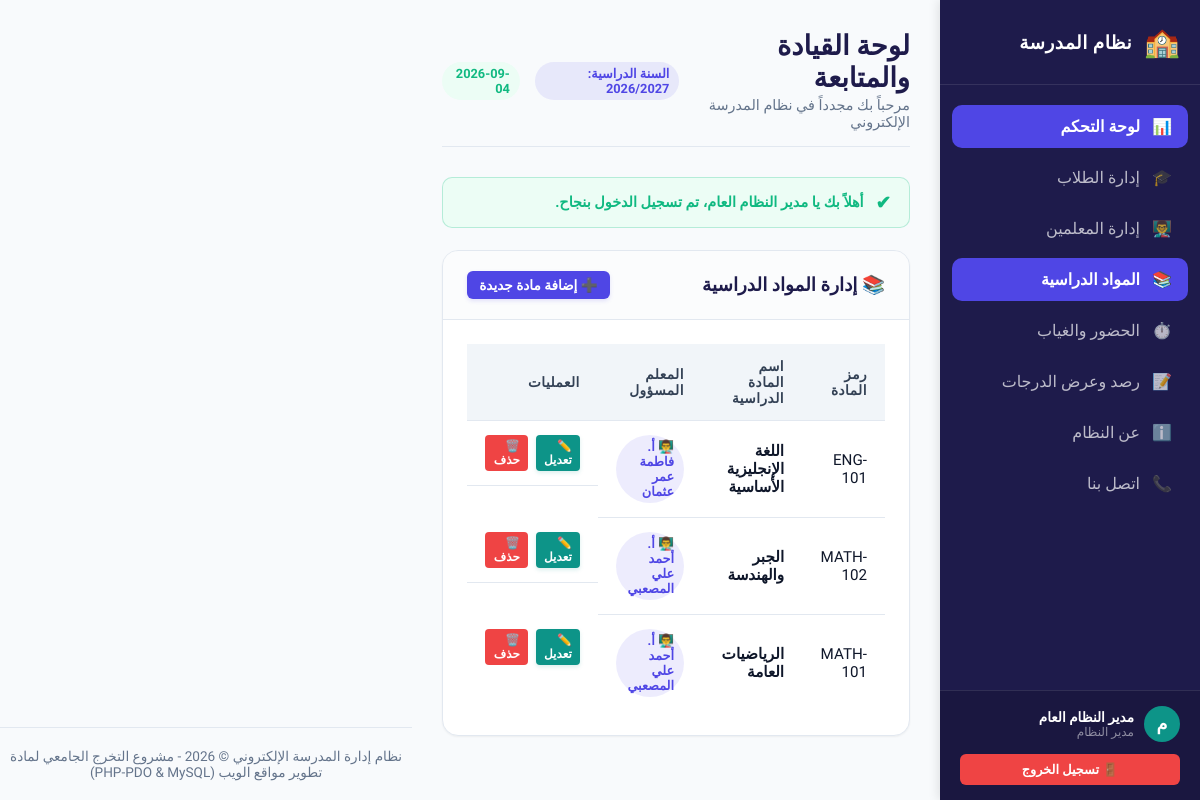
Screenshot of /subjects/index.php (signed in) with the database file from the repository.
### tables this page shows
CREATE TABLE `subjects` (
    `id` INT AUTO_INCREMENT PRIMARY KEY,
    `subject_name` VARCHAR(100) NOT NULL UNIQUE,
    `subject_code` VARCHAR(20) NOT NULL UNIQUE,
    `teacher_id` INT DEFAULT NULL,
    FOREIGN KEY (`teacher_id`) REFERENCES `teachers` (`id`) ON DELETE SET NULL
);

CREATE TABLE `users` (
    `id` INT AUTO_INCREMENT PRIMARY KEY,
    `username` VARCHAR(50) NOT NULL UNIQUE,
    `password` VARCHAR(255) NOT NULL,
    `full_name` VARCHAR(100) NOT NULL,
    `email` VARCHAR(100) NOT NULL UNIQUE,
    `role` ENUM('admin', 'teacher', 'student') NOT NULL,
    `created_at` TIMESTAMP DEFAULT CURRENT_TIMESTAMP
);

### subjects/index.php (the view, shortened to what this page needs)
<?php
require_once __DIR__ . '/../includes/header.php';
try {
    $sql = "SELECT s.id, s.subject_name, s.subject_code, u.full_name AS teacher_name
            FROM subjects s
            LEFT JOIN teachers t ON s.teacher_id = t.id
            LEFT JOIN users u ON t.user_id = u.id
            ORDER BY s.id DESC";
    $stmt = $pdo->prepare($sql);
    $stmt->execute();
    $subjects = $stmt->fetchAll();
} catch (PDOException $e) {
    error_log("Error fetching subjects: " . $e->getMessage());
    $_SESSION['error'] = "حدث خطأ أثناء جلب قائمة المواد الدراسية.";
    $subjects = [];
}
?>
<div class="panel-card slide-up">
    <div class="panel-header">
        <span class="panel-title">📚 إدارة المواد الدراسية</span>
        <a href="add.php" class="btn btn-primary btn-sm">➕ إضافة مادة جديدة</a>
    </div>
    <div class="panel-body">
        <?php if (empty($subjects)): ?>
            <div style="text-align: center; padding: 40px; color: var(--text-muted);">
                <p style="font-size: 1.1rem; margin-bottom: 10px;">لا يوجد مواد دراسية مسجلة حالياً.</p>
                <a href="add.php" class="btn btn-primary btn-sm">قم بإضافة المادة الأولى الآن</a>
            </div>
        <?php else: ?>
            <div class="table-responsive">
                <table class="table-custom">
                    <thead>
                        <tr>
                            <th>رمز المادة</th>
                            <th>اسم المادة الدراسية</th>
                            <th>المعلم المسؤول</th>
                            <th>العمليات</th>
                        </tr>
                    </thead>
                    <tbody>
                        <?php foreach ($subjects as $subject): ?>
                        <tr>
                            <td><code><?php echo htmlspecialchars($subject['subject_code']); ?></code></td>
                            <td><strong><?php echo htmlspecialchars($subject['subject_name']); ?></strong></td>
                            <td>
                                <?php if ($subject['teacher_name']): ?>
                                    <span class="badge badge-primary">👨‍🏫 <?php echo htmlspecialchars($subject['teacher_name']); ?></span>
                                <?php else: ?>
                                    <span class="badge badge-warning">لم يُسند لمعلم بعد</span>
                                <?php endif; ?>
                            </td>
                            <td class="table-actions">
                                <a href="edit.php?id=<?php echo $subject['id']; ?>" class="btn btn-secondary btn-xs">✏️ تعديل</a>
                                <a href="delete.php?id=<?php echo $subject['id']; ?>"
                                   class="btn btn-danger btn-xs"
                                   onclick="return confirm('هل أنت متأكد من حذف هذه المادة؟ سيؤدي ذلك لحذف درجاتها للطلاب بالكامل.');">
                                    🗑️ حذف
                                </a>
                            </td>
                        </tr>
                        <?php endforeach; ?>
                    </tbody>
                </table>
            </div>
        <?php endif; ?>
    </div>
</div>
<?php
require_once __DIR__ . '/../includes/footer.php';
?>

### css/style.css (style rules this page uses)
:root { --primary-color: #4f46e5; --primary-hover: #4338ca; --secondary-color: #0d9488; --secondary-hover: #0f766e; --bg-color: #f8fafc; --card-bg: #ffffff; --text-main: #0f172a; --text-muted: #64748b; --border-color: #e2e8f0; --success-color: #10b981; --success-bg: #ecfdf5; --error-color: #ef4444; --error-bg: #fef2f2; --warning-color: #f59e0b; --warning-bg: #fffbeb; --shadow-sm: 0 1px 2px 0 rgba(0, 0, 0, 0.05); --shadow-md: 0 4px 6px -1px rgba(0, 0, 0, 0.1), 0 2px 4px -2px rgba(0, 0, 0, 0.1); --shadow-lg: 0 10px 15px -3px rgba(0, 0, 0, 0.1), 0 4px 6px -4px rgba(0, 0, 0, 0.1); --radius-sm: 6px; --radius-md: 10px; --radius-lg: 16px; --sidebar-width: 260px; }
* { margin: 0; padding: 0; box-sizing: border-box; font-family: 'Tajawal', sans-serif; }
body { background-color: var(--bg-color); color: var(--text-main); direction: rtl; min-height: 100vh; display: flex; }
.slide-up { animation: slideUp 0.4s ease-out forwards; }
.btn { display: inline-flex; align-items: center; justify-content: center; padding: 11px 22px; font-size: 0.95rem; font-weight: 700; border-radius: var(--radius-md); border: none; cursor: pointer; transition: all 0.25s ease; gap: 8px; text-decoration: none; }
.btn-primary { background-color: var(--primary-color); color: #fff; box-shadow: 0 2px 4px rgba(79, 70, 229, 0.15); }
.btn-secondary { background-color: var(--secondary-color); color: #fff; box-shadow: 0 2px 4px rgba(13, 148, 136, 0.15); }
.btn-danger { background-color: var(--error-color); color: #fff; }
.btn-sm { padding: 6px 12px; font-size: 0.85rem; border-radius: var(--radius-sm); }
.btn-xs { padding: 4px 8px; font-size: 0.75rem; border-radius: 4px; }
.panel-card { background-color: var(--card-bg); border-radius: var(--radius-lg); border: 1px solid var(--border-color); box-shadow: var(--shadow-sm); margin-bottom: 30px; overflow: hidden; }
.panel-header { padding: 20px 24px; border-bottom: 1px solid var(--border-color); background-color: rgba(248, 250, 252, 0.6); display: flex; justify-content: space-between; align-items: center; }
.panel-title { font-size: 1.15rem; font-weight: 700; color: #1e1b4b; }
.panel-body { padding: 24px; }
.table-responsive { width: 100%; overflow-x: auto; }
.table-custom { width: 100%; border-collapse: collapse; text-align: right; }
.table-custom th, .table-custom td { padding: 14px 18px; border-bottom: 1px solid var(--border-color); font-size: 0.95rem; }
.table-custom th { background-color: #f1f5f9; color: #334155; font-weight: 700; font-size: 0.85rem; text-transform: uppercase; letter-spacing: 0.5px; }
.table-custom tbody tr { transition: background-color 0.2s ease; }
.table-custom tbody tr:last-child td { border-bottom: none; }
.badge { display: inline-flex; align-items: center; padding: 4px 10px; font-size: 0.8rem; font-weight: 700; border-radius: 50px; }
.badge-primary { background-color: rgba(79, 70, 229, 0.1); color: var(--primary-color); }
.table-actions { display: flex; gap: 8px; }

### rows the page displays
subjects: subject_code "ENG-101", subject_name "اللغة الإنجليزية الأساسية", users.full_name "أ. فاطمة عمر عثمان"
subjects: subject_code "MATH-102", subject_name "الجبر والهندسة", users.full_name "أ. أحمد علي المصعبي"
subjects: subject_code "MATH-101", subject_name "الرياضيات العامة", users.full_name "أ. أحمد علي المصعبي"

### other values shown
$avatar_letter "م"
$user_full_name "مدير النظام العام"
$_SESSION['success'] "أهلاً بك يا مدير النظام العام، تم تسجيل الدخول بنجاح."
